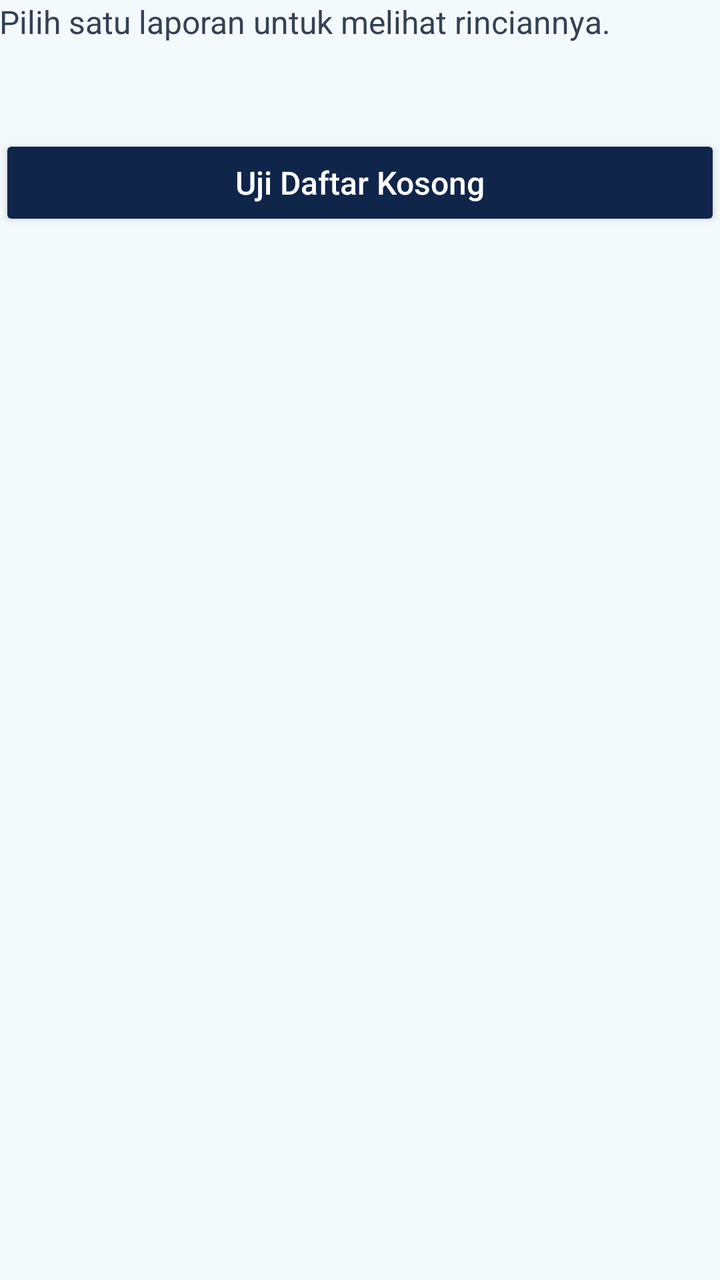
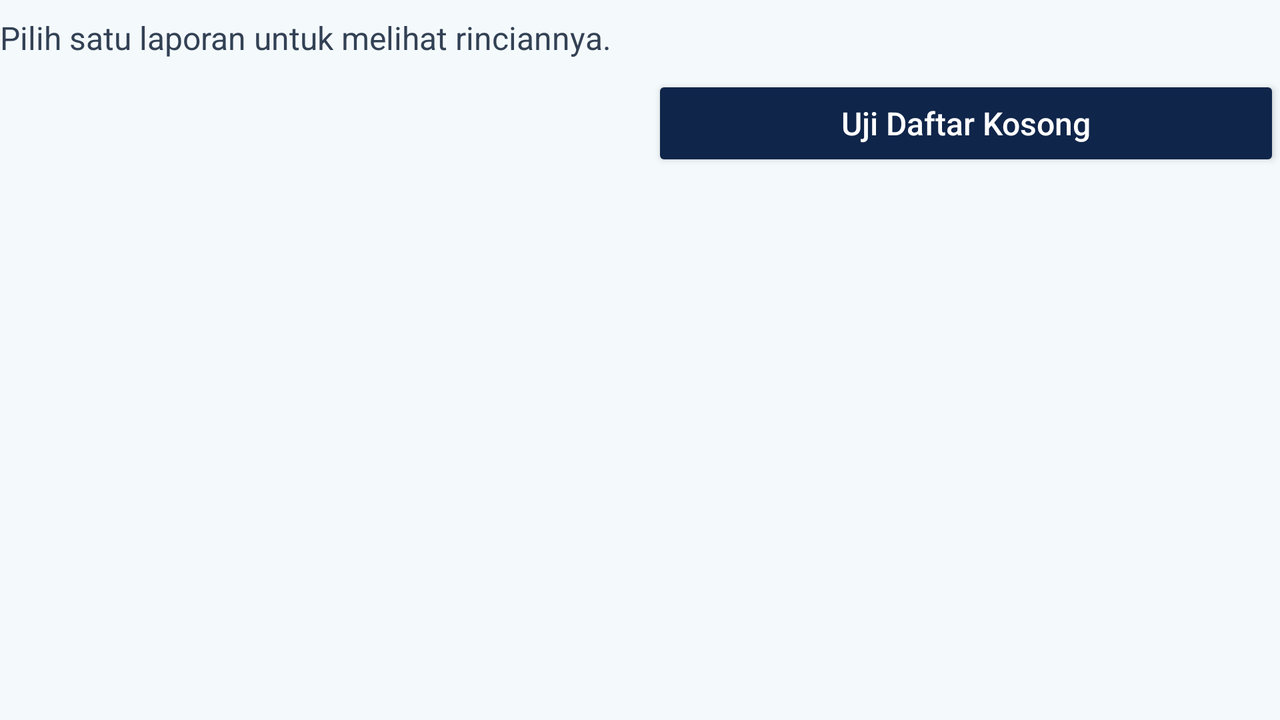

An Android layout and its configuration variant, each rendered on a device that would load it. The default file and the variant file are quoted in full after the pictures.
<!-- AndroidManifest.xml: application theme Theme.WargaHubP04 -->
<!-- res/layout/fragment_list.xml -->
<?xml version="1.0" encoding="utf-8"?>

<LinearLayout xmlns:android="http://schemas.android.com/apk/res/android"
    android:layout_width="match_parent"
    android:layout_height="match_parent"
    android:orientation="vertical"
    android:padding="@dimen/page_padding">
    <TextView
        style="@style/Widget.WargaHubP04.Text"
        android:text="@string/list_help" />
    <TextView
        android:id="@+id/tvJumlah"
        style="@style/Widget.WargaHubP04.Text"
        android:accessibilityLiveRegion="polite" />
    <Button
        android:id="@+id/btnModeKosong"
        style="@style/Widget.WargaHubP04.Button"
        android:text="@string/try_empty" />
    <FrameLayout
        android:layout_width="match_parent"
        android:layout_height="0dp"
        android:layout_weight="1">
        <androidx.recyclerview.widget.RecyclerView
            android:id="@+id/rvLaporan"
            android:layout_width="match_parent"
            android:layout_height="match_parent"
            android:clipToPadding="false"
            android:paddingBottom="@dimen/item_gap" />
        <ScrollView
            android:id="@+id/emptyContainer"
            android:layout_width="match_parent"
            android:layout_height="match_parent"
            android:fillViewport="true"
            android:visibility="gone">
            <TextView
                style="@style/Widget.WargaHubP04.Text"
                android:paddingTop="16dp"
                android:text="@string/empty_message" />
        </ScrollView>
    </FrameLayout>
</LinearLayout>
<!-- resources referenced by this layout -->
<resources>
  <string name="empty_message">Belum ada laporan pada tampilan latihan. Pilih Tampilkan Data Contoh.</string>
  <string name="list_help">Pilih satu laporan untuk melihat rinciannya.</string>
  <string name="try_empty">Uji Daftar Kosong</string>
  <style name="Widget.WargaHubP04.Button" parent="Widget.AppCompat.Button">
          <item name="android:layout_width">match_parent</item>
          <item name="android:layout_height">wrap_content</item>
          <item name="android:minHeight">48dp</item>
          <item name="android:textAllCaps">false</item>
          <item name="android:textSize">16sp</item>
          <item name="android:textColor">@color/p04_white</item>
          <item name="backgroundTint">@color/p04_navy</item>
      </style>
  <style name="Widget.WargaHubP04.Text" parent="">
          <item name="android:layout_width">match_parent</item>
          <item name="android:layout_height">wrap_content</item>
          <item name="android:textSize">16sp</item>
          <item name="android:textColor">@color/p04_slate</item>
          <item name="android:layout_marginBottom">12dp</item>
      </style>
  <style name="Theme.WargaHubP04" parent="Theme.AppCompat.Light.NoActionBar">
          <item name="colorPrimary">@color/p04_navy</item>
          <item name="colorPrimaryDark">@color/p04_navy</item>
          <item name="colorAccent">@color/p04_navy</item>
          <item name="android:windowLightStatusBar">true</item>
          <item name="android:windowBackground">@color/p04_page</item>
      </style>
  <color name="p04_white">#FFFFFF</color>
  <color name="p04_navy">#10254A</color>
  <color name="p04_slate">#334155</color>
  <color name="p04_page">#F4FAFC</color>
</resources>
<!-- res/layout-land/fragment_list.xml (the repository's variant of the layout above) -->
<!-- drawn on the phone turned sideways -->
<?xml version="1.0" encoding="utf-8"?>

<LinearLayout xmlns:android="http://schemas.android.com/apk/res/android"
    android:layout_width="match_parent"
    android:layout_height="match_parent"
    android:orientation="vertical"
    android:paddingStart="@dimen/page_padding"
    android:paddingEnd="@dimen/page_padding"
    android:paddingTop="8dp"
    android:paddingBottom="8dp">
    <TextView
        style="@style/Widget.WargaHubP04.Text"
        android:layout_marginBottom="8dp"
        android:text="@string/list_help" />
    
    <LinearLayout
        android:layout_width="match_parent"
        android:layout_height="wrap_content"
        android:orientation="horizontal"
        android:gravity="center_vertical">
        <TextView
            android:id="@+id/tvJumlah"
            style="@style/Widget.WargaHubP04.Text"
            android:layout_width="0dp"
            android:layout_weight="1"
            android:layout_marginBottom="0dp"
            android:layout_marginEnd="12dp"
            android:accessibilityLiveRegion="polite" />
        <Button
            android:id="@+id/btnModeKosong"
            style="@style/Widget.WargaHubP04.Button"
            android:layout_width="0dp"
            android:layout_weight="1"
            android:text="@string/try_empty" />
    </LinearLayout>
    <FrameLayout
        android:layout_width="match_parent"
        android:layout_height="0dp"
        android:layout_weight="1">
        <androidx.recyclerview.widget.RecyclerView
            android:id="@+id/rvLaporan"
            android:layout_width="match_parent"
            android:layout_height="match_parent"
            android:clipToPadding="false"
            android:paddingBottom="@dimen/item_gap" />
        <ScrollView
            android:id="@+id/emptyContainer"
            android:layout_width="match_parent"
            android:layout_height="match_parent"
            android:fillViewport="true"
            android:visibility="gone">
            <TextView
                style="@style/Widget.WargaHubP04.Text"
                android:paddingTop="16dp"
                android:text="@string/empty_message" />
        </ScrollView>
    </FrameLayout>
</LinearLayout>
